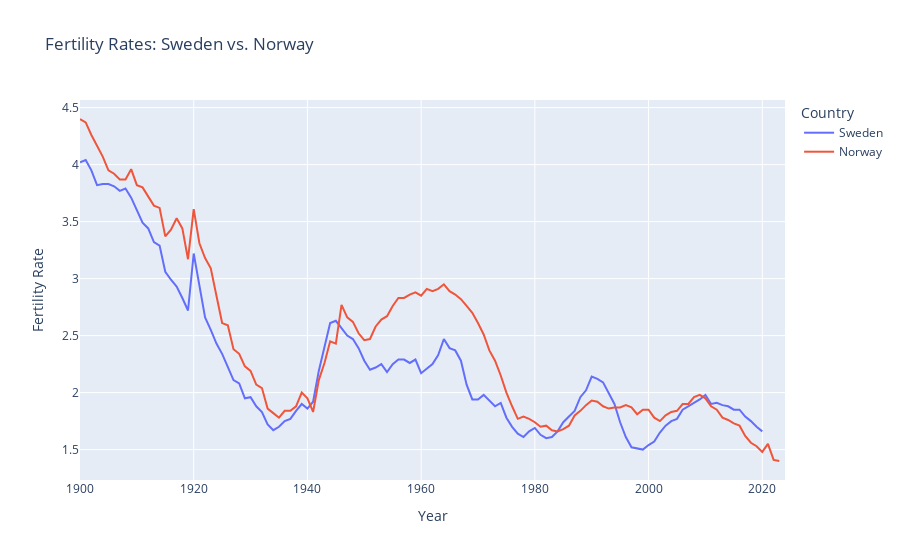

Notebook code cell kept with this figure:
### Code cell
# b)

fig_fertility = px.line(
    sweden_norway_df,
    x="År",
    y="Fertilitet",
    color="Country",
    title="Fertility Rates: Sweden vs. Norway",
    labels={"Fertilitet": "Fertility Rate", "År": "Year"}
)

fig_fertility.show()
